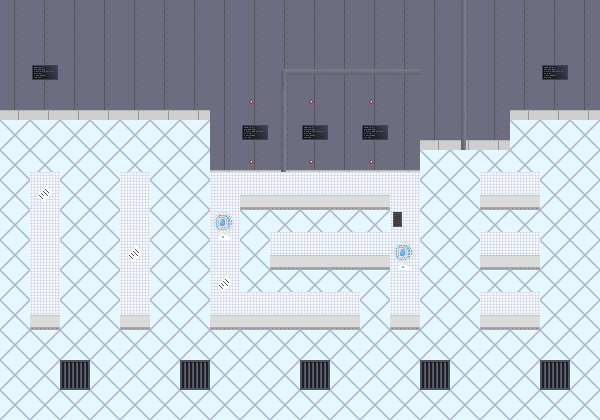

Rendered tile map (Tiled .tmx) drawn with the repository's tilesets; below, a short description and the full map source, tile grids included:
An orthogonal 20x14 tile map with 30x30 px tiles, 3 tile layers (Camada de Tiles 1, Camada de Tiles 2, Camada de Tiles 3) and 1 object (door_0).

<map version="1.2" tiledversion="1.3.0" orientation="orthogonal" renderorder="left-up" compressionlevel="0" width="20" height="14" tilewidth="30" tileheight="30" infinite="0" nextlayerid="7" nextobjectid="34">
 <tileset firstgid="1" source="../Tiles/Files/laboratory.tsx" />
 <layer id="1" name="Camada de Tiles 1" width="20" height="14">
  <data encoding="csv">
3,3,3,3,3,3,3,3,3,3,3,3,3,3,3,3,3,3,3,3,
3,3,3,3,3,3,3,3,3,3,3,3,3,3,3,3,3,3,3,3,
3,3,3,3,3,3,3,3,3,3,3,3,3,3,3,3,3,3,3,3,
12,12,12,12,12,12,12,3,3,3,3,3,3,3,3,3,3,12,12,12,
1,1,1,1,1,1,1,3,3,3,3,3,3,3,12,12,12,1,1,1,
1,1,1,1,1,1,1,12,12,12,12,12,12,12,1,1,1,1,1,1,
1,11,1,1,11,1,1,11,20,20,20,20,20,11,1,1,20,20,1,1,
1,11,1,1,11,1,1,11,1,1,1,1,1,11,1,1,1,1,1,1,
1,11,1,1,11,1,1,11,1,20,20,20,20,11,1,1,20,20,1,1,
1,11,1,1,11,1,1,11,1,1,1,1,1,11,1,1,1,1,1,1,
1,20,1,1,20,1,1,20,20,20,20,20,1,20,1,1,20,20,1,1,
1,1,1,1,1,1,1,1,1,1,1,1,1,1,1,1,1,1,1,1,
1,1,10,1,1,1,10,1,1,1,10,1,1,1,10,1,1,1,10,1,
1,1,1,1,1,1,1,1,1,1,1,1,1,1,1,1,1,1,1,1
</data>
 </layer>
 <layer id="2" name="Camada de Tiles 2" width="20" height="14">
  <data encoding="csv">
0,0,0,0,0,0,0,0,0,0,0,0,0,0,0,4,0,0,0,0,
0,0,0,0,0,0,0,0,0,0,0,0,0,0,0,4,0,0,0,0,
0,22,0,0,0,0,0,0,0,13,41,41,41,41,0,4,0,0,22,0,
0,0,0,0,0,0,0,0,5,4,5,0,5,0,0,4,0,0,0,0,
0,0,0,0,0,0,0,0,22,4,22,0,22,0,0,4,0,0,0,0,
0,0,0,0,0,0,0,0,5,4,5,0,5,0,0,0,0,0,0,0,
0,29,0,0,0,0,0,0,0,0,0,0,0,0,0,0,0,0,0,0,
0,0,0,0,0,0,0,30,0,0,0,0,0,23,0,0,0,0,0,0,
0,0,0,0,29,0,0,0,0,0,0,0,0,30,0,0,0,0,0,0,
0,0,0,0,0,0,0,29,0,0,0,0,0,0,0,0,0,0,0,0,
0,0,0,0,0,0,0,0,0,0,0,0,0,0,0,0,0,0,0,0,
0,0,0,0,0,0,0,0,0,0,0,0,0,0,0,0,0,0,0,0,
0,0,0,0,0,0,0,0,0,0,0,0,0,0,0,0,0,0,0,0,
0,0,0,0,0,0,0,0,0,0,0,0,0,0,0,0,0,0,0,0
</data>
 </layer>
 <layer id="3" name="Camada de Tiles 3" width="20" height="14">
  <data encoding="csv">
0,0,0,0,0,0,0,0,0,0,0,0,0,0,0,0,0,0,0,0,
0,0,0,0,0,0,0,0,0,0,0,0,0,0,0,0,0,0,0,0,
0,0,0,0,0,0,0,0,0,0,0,0,0,0,0,0,0,0,0,0,
0,0,0,0,0,0,0,0,0,0,0,0,0,0,0,0,0,0,0,0,
0,0,0,0,0,0,0,0,0,0,0,0,0,0,0,0,0,0,0,0,
0,2,0,0,2,0,0,2,2,2,2,2,2,2,0,0,2,2,0,0,
0,0,0,0,0,0,0,0,0,0,0,0,0,0,0,0,0,0,0,0,
0,0,0,0,0,0,0,0,0,2,2,2,2,0,0,0,2,2,0,0,
0,0,0,0,0,0,0,0,0,0,0,0,0,0,0,0,0,0,0,0,
0,0,0,0,0,0,0,0,2,2,2,2,0,0,0,0,2,2,0,0,
0,0,0,0,0,0,0,0,0,0,0,0,0,0,0,0,0,0,0,0,
0,0,0,0,0,0,0,0,0,0,0,0,0,0,0,0,0,0,0,0,
0,0,0,0,0,0,0,0,0,0,0,0,0,0,0,0,0,0,0,0,
0,0,0,0,0,0,0,0,0,0,0,0,0,0,0,0,0,0,0,0
</data>
 </layer>
 <objectgroup id="6" name="NODES" />
 <objectgroup id="4" name="VICTIMS" />
 <objectgroup id="5" name="DOORS">
  <object id="2" name="door_0" x="120" y="75" width="30" height="45" />
 </objectgroup>
</map>